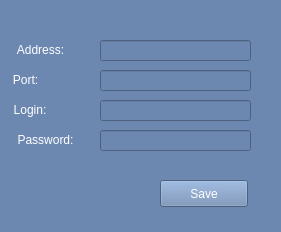
<?xml version="1.0" encoding="UTF-8"?>
<ui version="4.0">
 <class>Settings</class>
 <widget class="QWidget" name="Settings">
  <property name="geometry">
   <rect>
    <x>0</x>
    <y>0</y>
    <width>281</width>
    <height>232</height>
   </rect>
  </property>
  <property name="windowTitle">
   <string>Form</string>
  </property>
  <property name="styleSheet">
   <string notr="true">background-color: rgb(108, 136, 177);
color: rgb(255, 255, 255);</string>
  </property>
  <widget class="QLabel" name="address">
   <property name="geometry">
    <rect>
     <x>10</x>
     <y>40</y>
     <width>61</width>
     <height>20</height>
    </rect>
   </property>
   <property name="text">
    <string>Address:</string>
   </property>
   <property name="alignment">
    <set>Qt::AlignCenter</set>
   </property>
  </widget>
  <widget class="QLineEdit" name="address_text">
   <property name="geometry">
    <rect>
     <x>100</x>
     <y>40</y>
     <width>151</width>
     <height>21</height>
    </rect>
   </property>
  </widget>
  <widget class="QLineEdit" name="port_text">
   <property name="geometry">
    <rect>
     <x>100</x>
     <y>70</y>
     <width>151</width>
     <height>21</height>
    </rect>
   </property>
  </widget>
  <widget class="QLabel" name="port">
   <property name="geometry">
    <rect>
     <x>10</x>
     <y>70</y>
     <width>31</width>
     <height>19</height>
    </rect>
   </property>
   <property name="text">
    <string>Port:</string>
   </property>
   <property name="alignment">
    <set>Qt::AlignCenter</set>
   </property>
  </widget>
  <widget class="QLabel" name="login">
   <property name="geometry">
    <rect>
     <x>10</x>
     <y>100</y>
     <width>40</width>
     <height>19</height>
    </rect>
   </property>
   <property name="text">
    <string>Login:</string>
   </property>
   <property name="alignment">
    <set>Qt::AlignCenter</set>
   </property>
  </widget>
  <widget class="QLineEdit" name="login_text">
   <property name="geometry">
    <rect>
     <x>100</x>
     <y>100</y>
     <width>151</width>
     <height>21</height>
    </rect>
   </property>
  </widget>
  <widget class="QLabel" name="password">
   <property name="geometry">
    <rect>
     <x>10</x>
     <y>130</y>
     <width>71</width>
     <height>20</height>
    </rect>
   </property>
   <property name="text">
    <string>Password:</string>
   </property>
   <property name="alignment">
    <set>Qt::AlignCenter</set>
   </property>
  </widget>
  <widget class="QLineEdit" name="password_text">
   <property name="geometry">
    <rect>
     <x>100</x>
     <y>130</y>
     <width>151</width>
     <height>21</height>
    </rect>
   </property>
  </widget>
  <widget class="QPushButton" name="save_stngs">
   <property name="geometry">
    <rect>
     <x>160</x>
     <y>180</y>
     <width>88</width>
     <height>27</height>
    </rect>
   </property>
   <property name="text">
    <string>Save</string>
   </property>
  </widget>
 </widget>
 <resources/>
 <connections/>
</ui>
